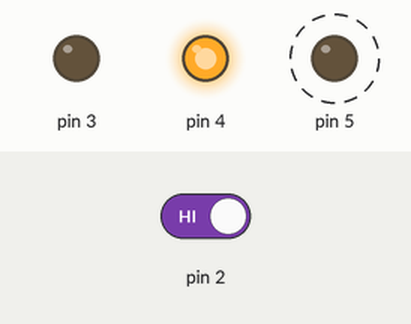
Bench run of a sketch on a simulated Arduino Uno, built with avr-gcc and run on an emulated ATmega328P. Parts: output pins drawn as LEDs (lit = HIGH). Dashed ring = blinking. The inputs (shaded band) are chosen by the test bench; at power-on: pin 2 HIGH.

Above: at 3.0 s.
3.1 s: pin 2 driven LOW
At 4.3 s:
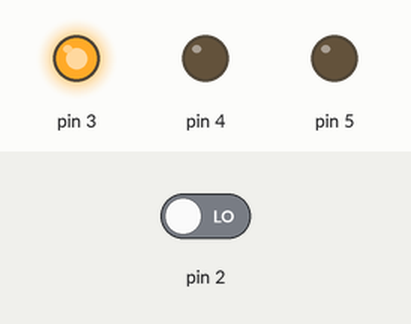
4.8 s: pin 2 driven HIGH
At 5.5 s:
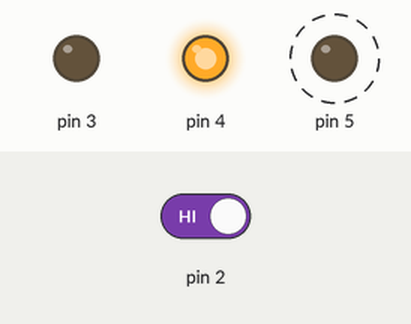
Timing chart, 0 to 15.0 s (numbered marks = the images above; inputs shaded):
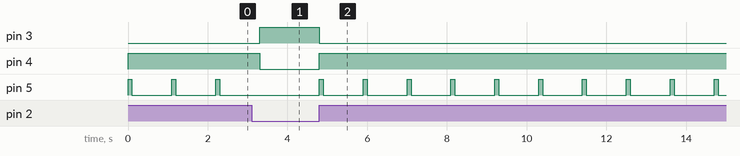

The sketch:

astronave.ino
```cpp
int cambiastato=0;
void setup() {
  pinMode(3, OUTPUT);
  pinMode(4, OUTPUT);
  pinMode(5, OUTPUT);
  pinMode(2, INPUT);
}

void loop() {
  cambiastato=digitalRead(2);
  if(cambiastato==LOW) {
    digitalWrite(3, HIGH);
    digitalWrite(4, LOW);
    digitalWrite(5, LOW);
  } else {
    digitalWrite(3, LOW);
    digitalWrite(4, HIGH);
    digitalWrite(5, HIGH);
    delay(100);
    digitalWrite(5, LOW);
    delay(1000);
  }
  //commento
}
```

Measured:
- after the input at 3.1 s, pin 3: LOW → HIGH after 0.20 s; pin 4: HIGH → LOW after 0.20 s; pin 5: stops changing and stays LOW
- after the input at 4.8 s, pin 3: HIGH → LOW at once; pin 4: LOW → HIGH at once; pin 5: alternates HIGH for 0.10 s and LOW for 1.0 s, starting at once
- by itself, pin 5: alternates HIGH for 0.10 s and LOW for 1.0 s
